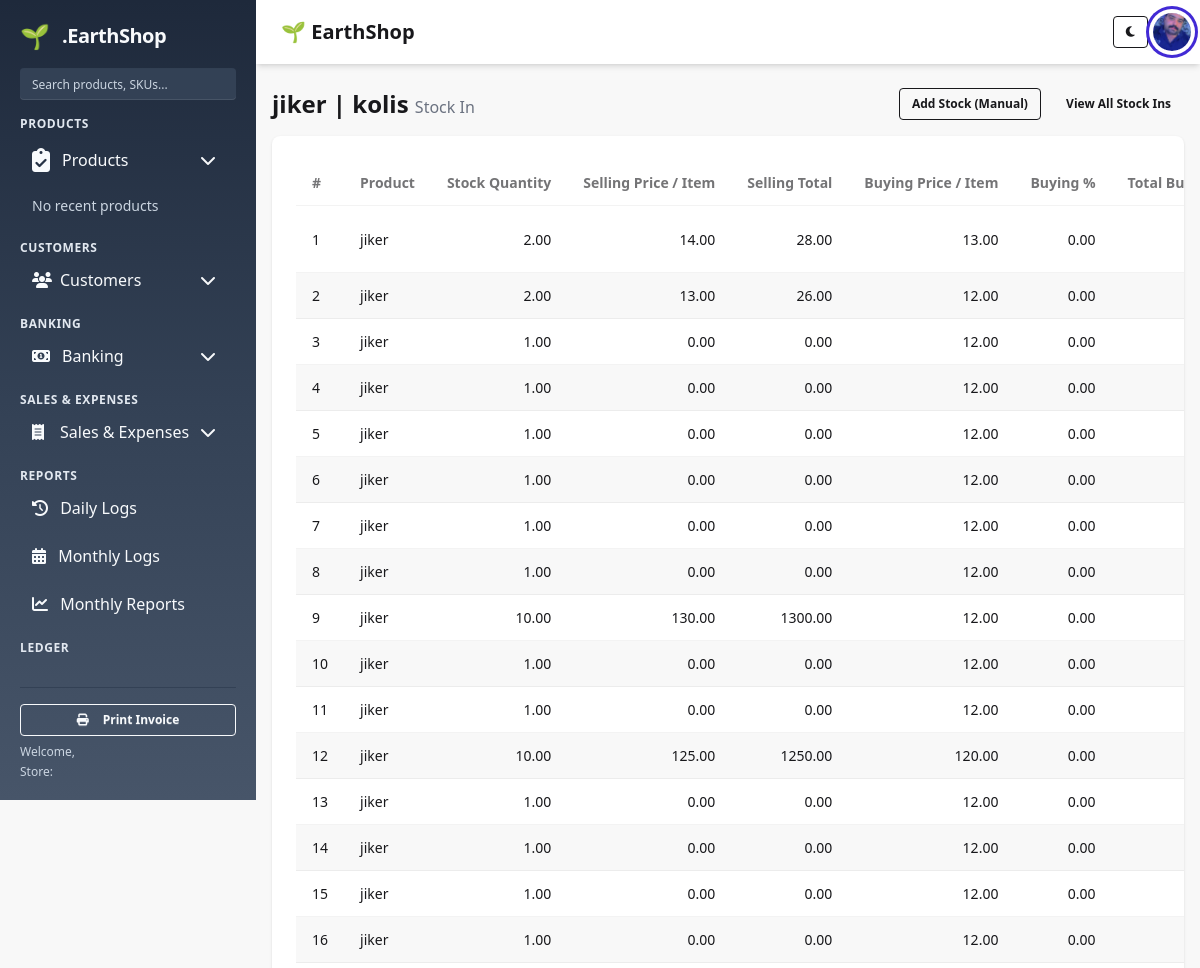
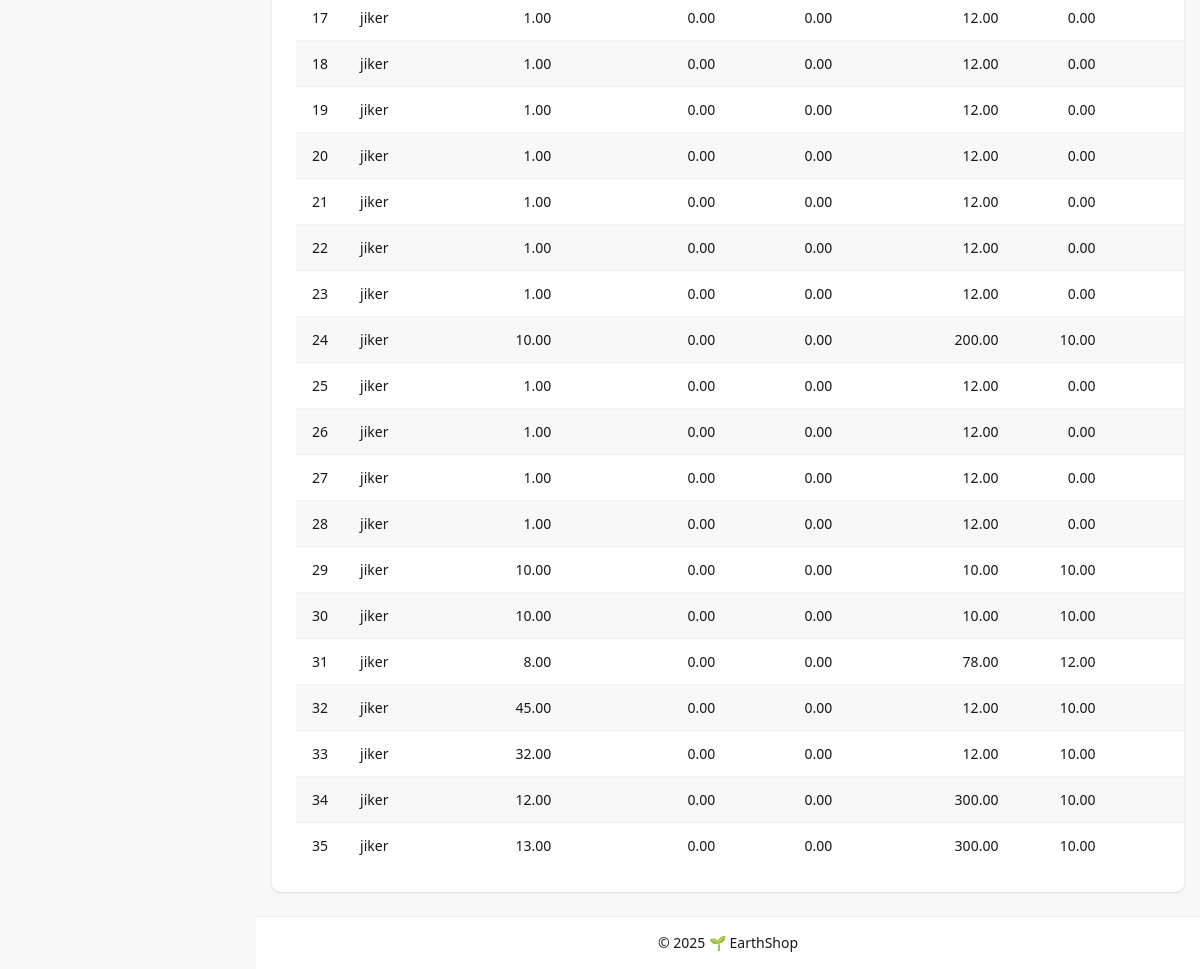
/products/product/1/stockin/, run on the app's committed database (2 pictures, top to bottom).
### products/models.py (models this page shows, shortened)
class Product(models.Model):
    category = models.ForeignKey(Category, on_delete=models.CASCADE)
    name = models.CharField(max_length=200)
    stock = models.IntegerField(default=0)
    quantity = models.IntegerField(default=0)
    buying_price = models.DecimalField(max_digits=10, decimal_places=2)
    date = models.DateField(default=timezone.now, null=True, blank=True)

class Category(models.Model):
    name = models.CharField(max_length=100)
    description = models.TextField(blank=True)
    date = models.DateField(default=timezone.now, null=True, blank=True)

class StockIn(models.Model):
    product = models.ForeignKey(
        'products.Product', related_name='stockin_product',
        on_delete=models.CASCADE
    )
    buying_price_item = models.DecimalField(max_digits=12, decimal_places=2, default=0)
    buying_percent = models.DecimalField(max_digits=5, decimal_places=2, default=0,
                                         help_text="Buying percent (if applicable)")
    stock_quantity = models.DecimalField(max_digits=12, decimal_places=2, default=0)
    total_buying_amount = models.DecimalField(max_digits=14, decimal_places=2, default=0)
    selling_price_item = models.DecimalField(max_digits=12, decimal_places=2, default=0)
    total_selling_amount = models.DecimalField(max_digits=14, decimal_places=2, default=0)
    date = models.DateField(default=timezone.now)
    created_at = models.DateTimeField(auto_now_add=True)
    class Meta:
        ordering = ['-date', '-id']

### products/views.py (the view)
# urls.py: path('product/<int:product_id>/stockin/', views.product_stockins, name='product_stockins'),
def product_stockins(request, product_id):
    product = get_object_or_404(Product, pk=product_id)
    stockins = StockIn.objects.filter(product=product).order_by('-date', '-id')
    return render(request, 'products/stockin_list.html', {
        'product': product,
        'stockins': stockins,
        'product_specific': True,
    })

### templates/products/stockin_list.html (shortened to what this page needs)
{% extends "base.html" %}
{% block content %}
<div class="mb-4 flex justify-between items-center">
  <div>
    {% if product_specific %}
      <h2 class="text-2xl font-semibold">
        {{ product.name }}
        {% if product.category %}
          | {{ product.category.name }}
        {% endif %}
        <span class="text-base font-medium text-gray-500">Stock In</span>
      </h2>
    {% else %}
      <h2 class="text-2xl font-semibold">Stock In</h2>
    {% endif %}
  </div>
  <div>
    {% if product_specific %}
      <a href="{% url 'products:add_stock' %}?product={{ product.id }}" class="btn btn-sm btn-outline mr-2">Add Stock (Manual)</a>
      <a href="{% url 'products:stockin_list' %}" class="btn btn-sm btn-ghost">View All Stock Ins</a>
    {% else %}
      <a href="{% url 'products:add_stock' %}" class="btn btn-sm btn-primary">Add Stock</a>
    {% endif %}
  </div>
</div>
<div class="card bg-base-100 shadow">
  <div class="card-body overflow-x-auto">
    <table class="table w-full table-zebra">
      <thead>
        <tr>
          <th>#</th>
          <th>Product</th>
          <th class="text-right">Stock Quantity</th>
          <th class="text-right">Selling Price / Item</th>
          <th class="text-right">Selling Total</th>
          <th class="text-right">Buying Price / Item</th>
          <th class="text-right">Buying %</th>
          <th class="text-right">Total Buying Amount</th>
        </tr>
      </thead>
      <tbody>
        {% for s in stockins %}
        <tr>
          <td>{{ forloop.counter }}</td>
          <td>{{ s.product.name }}</td>
          <td class="text-right">{{ s.stock_quantity|floatformat:2 }}</td>
          <td class="text-right">{{ s.selling_price_item|floatformat:2 }}</td>
          <td class="text-right">{{ s.total_selling_amount|floatformat:2 }}</td>
          <td class="text-right">{{ s.buying_price_item|floatformat:2 }}</td>
          <td class="text-right">{{ s.buying_percent|floatformat:2 }}</td>
          <td class="text-right">{{ s.total_buying_amount|floatformat:2 }}</td>
        </tr>
        {% empty %}
        <tr>
          <td colspan="9" class="text-center py-8 text-gray-500">No stock-in records for this product.</td>
        </tr>
        {% endfor %}
      </tbody>
    </table>
  </div>
</div>
{% endblock %}

### data on the page
Product: name "jiker", category.name "kolis"
StockIn: product.name "jiker", stock_quantity "2.00", selling_price_item "14.00", total_selling_amount "28.00", buying_price_item "13.00", buying_percent "0.00"
StockIn: product.name "jiker", stock_quantity "2.00", selling_price_item "13.00", total_selling_amount "26.00", buying_price_item "12.00", buying_percent "0.00"
StockIn: product.name "jiker", stock_quantity "1.00", selling_price_item "0.00", total_selling_amount "0.00", buying_price_item "12.00", buying_percent "0.00"
StockIn: product.name "jiker", stock_quantity "1.00", selling_price_item "0.00", total_selling_amount "0.00", buying_price_item "12.00", buying_percent "0.00"
StockIn: product.name "jiker", stock_quantity "1.00", selling_price_item "0.00", total_selling_amount "0.00", buying_price_item "12.00", buying_percent "0.00"
StockIn: product.name "jiker", stock_quantity "1.00", selling_price_item "0.00", total_selling_amount "0.00", buying_price_item "12.00", buying_percent "0.00"
StockIn: product.name "jiker", stock_quantity "1.00", selling_price_item "0.00", total_selling_amount "0.00", buying_price_item "12.00", buying_percent "0.00"
StockIn: product.name "jiker", stock_quantity "1.00", selling_price_item "0.00", total_selling_amount "0.00", buying_price_item "12.00", buying_percent "0.00"
StockIn: product.name "jiker", stock_quantity "10.00", selling_price_item "130.00", total_selling_amount "1300.00", buying_price_item "12.00", buying_percent "0.00"
StockIn: product.name "jiker", stock_quantity "1.00", selling_price_item "0.00", total_selling_amount "0.00", buying_price_item "12.00", buying_percent "0.00"
StockIn: product.name "jiker", stock_quantity "1.00", selling_price_item "0.00", total_selling_amount "0.00", buying_price_item "12.00", buying_percent "0.00"
StockIn: product.name "jiker", stock_quantity "10.00", selling_price_item "125.00", total_selling_amount "1250.00", buying_price_item "120.00", buying_percent "0.00"
StockIn: product.name "jiker", stock_quantity "1.00", selling_price_item "0.00", total_selling_amount "0.00", buying_price_item "12.00", buying_percent "0.00"
StockIn: product.name "jiker", stock_quantity "1.00", selling_price_item "0.00", total_selling_amount "0.00", buying_price_item "12.00", buying_percent "0.00"
StockIn: product.name "jiker", stock_quantity "1.00", selling_price_item "0.00", total_selling_amount "0.00", buying_price_item "12.00", buying_percent "0.00"
StockIn: product.name "jiker", stock_quantity "1.00", selling_price_item "0.00", total_selling_amount "0.00", buying_price_item "12.00", buying_percent "0.00"
StockIn: product.name "jiker", stock_quantity "1.00", selling_price_item "0.00", total_selling_amount "0.00", buying_price_item "12.00", buying_percent "0.00"
StockIn: product.name "jiker", stock_quantity "1.00", selling_price_item "0.00", total_selling_amount "0.00", buying_price_item "12.00", buying_percent "0.00"
StockIn: product.name "jiker", stock_quantity "1.00", selling_price_item "0.00", total_selling_amount "0.00", buying_price_item "12.00", buying_percent "0.00"
StockIn: product.name "jiker", stock_quantity "1.00", selling_price_item "0.00", total_selling_amount "0.00", buying_price_item "12.00", buying_percent "0.00"
StockIn: product.name "jiker", stock_quantity "1.00", selling_price_item "0.00", total_selling_amount "0.00", buying_price_item "12.00", buying_percent "0.00"
StockIn: product.name "jiker", stock_quantity "1.00", selling_price_item "0.00", total_selling_amount "0.00", buying_price_item "12.00", buying_percent "0.00"
StockIn: product.name "jiker", stock_quantity "1.00", selling_price_item "0.00", total_selling_amount "0.00", buying_price_item "12.00", buying_percent "0.00"
StockIn: product.name "jiker", stock_quantity "10.00", selling_price_item "0.00", total_selling_amount "0.00", buying_price_item "200.00", buying_percent "10.00"
StockIn: product.name "jiker", stock_quantity "1.00", selling_price_item "0.00", total_selling_amount "0.00", buying_price_item "12.00", buying_percent "0.00"
StockIn: product.name "jiker", stock_quantity "1.00", selling_price_item "0.00", total_selling_amount "0.00", buying_price_item "12.00", buying_percent "0.00"
StockIn: product.name "jiker", stock_quantity "1.00", selling_price_item "0.00", total_selling_amount "0.00", buying_price_item "12.00", buying_percent "0.00"
StockIn: product.name "jiker", stock_quantity "1.00", selling_price_item "0.00", total_selling_amount "0.00", buying_price_item "12.00", buying_percent "0.00"
StockIn: product.name "jiker", stock_quantity "10.00", selling_price_item "0.00", total_selling_amount "0.00", buying_price_item "10.00", buying_percent "10.00"
StockIn: product.name "jiker", stock_quantity "10.00", selling_price_item "0.00", total_selling_amount "0.00", buying_price_item "10.00", buying_percent "10.00"
StockIn: product.name "jiker", stock_quantity "8.00", selling_price_item "0.00", total_selling_amount "0.00", buying_price_item "78.00", buying_percent "12.00"
StockIn: product.name "jiker", stock_quantity "45.00", selling_price_item "0.00", total_selling_amount "0.00", buying_price_item "12.00", buying_percent "10.00"
StockIn: product.name "jiker", stock_quantity "32.00", selling_price_item "0.00", total_selling_amount "0.00", buying_price_item "12.00", buying_percent "10.00"
StockIn: product.name "jiker", stock_quantity "12.00", selling_price_item "0.00", total_selling_amount "0.00", buying_price_item "300.00", buying_percent "10.00"
StockIn: product.name "jiker", stock_quantity "13.00", selling_price_item "0.00", total_selling_amount "0.00", buying_price_item "300.00", buying_percent "10.00"

### other printed values
{{ year|default:2025 }} "2025"
